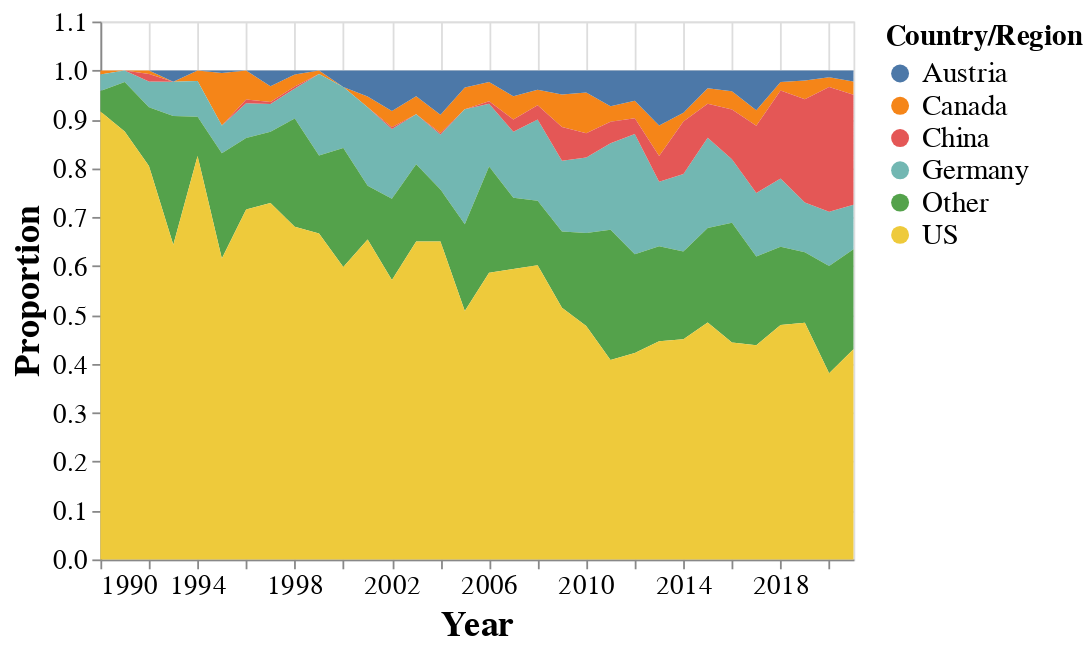

The notebook cell saved with this chart:
### Code cell
source = cntry_ts_prop_df

chart2 = alt.Chart(source).mark_area().encode(
    x="Year:T",
    y=alt.Y(
        "ratio:Q",
        title = 'Proportion'
    ),
    color=alt.Color(
        "country:N",
        title = 'Country/Region',
    )
).configure_axis(
    labelFontSize=15,
    titleFontSize=20
).configure_legend(
    titleFontSize=16,
    labelFontSize=16
).configure_title(
    anchor='start',
    fontSize=20
).properties(
    width=420
)

chart2

### Figure 1 — Vega-Lite specification as saved in the notebook (floating-point values rounded to 4 significant figures; data arrays with more than 128 entries replaced by an {"elided": "..."} marker saying what was removed)
{"config": {"view": {"continuousWidth": 400, "continuousHeight": 300}, "axis": {"labelFontSize": 15, "titleFontSize": 20}, "legend": {"labelFontSize": 16, "titleFontSize": 16}, "title": {"anchor": "start", "fontSize": 20}}, "data": {"name": "data-51e9fdf4f0940054a45df193d9fd1d61"}, "mark": "area", "encoding": {"color": {"field": "country", "title": "Country/Region", "type": "nominal"}, "x": {"field": "Year", "type": "temporal"}, "y": {"field": "ratio", "title": "Proportion", "type": "quantitative"}}, "width": 420, "$schema": "https://vega.github.io/schema/vega-lite/v4.17.0.json", "datasets": {"data-51e9fdf4f0940054a45df193d9fd1d61": {"elided": "173 records"}}}
